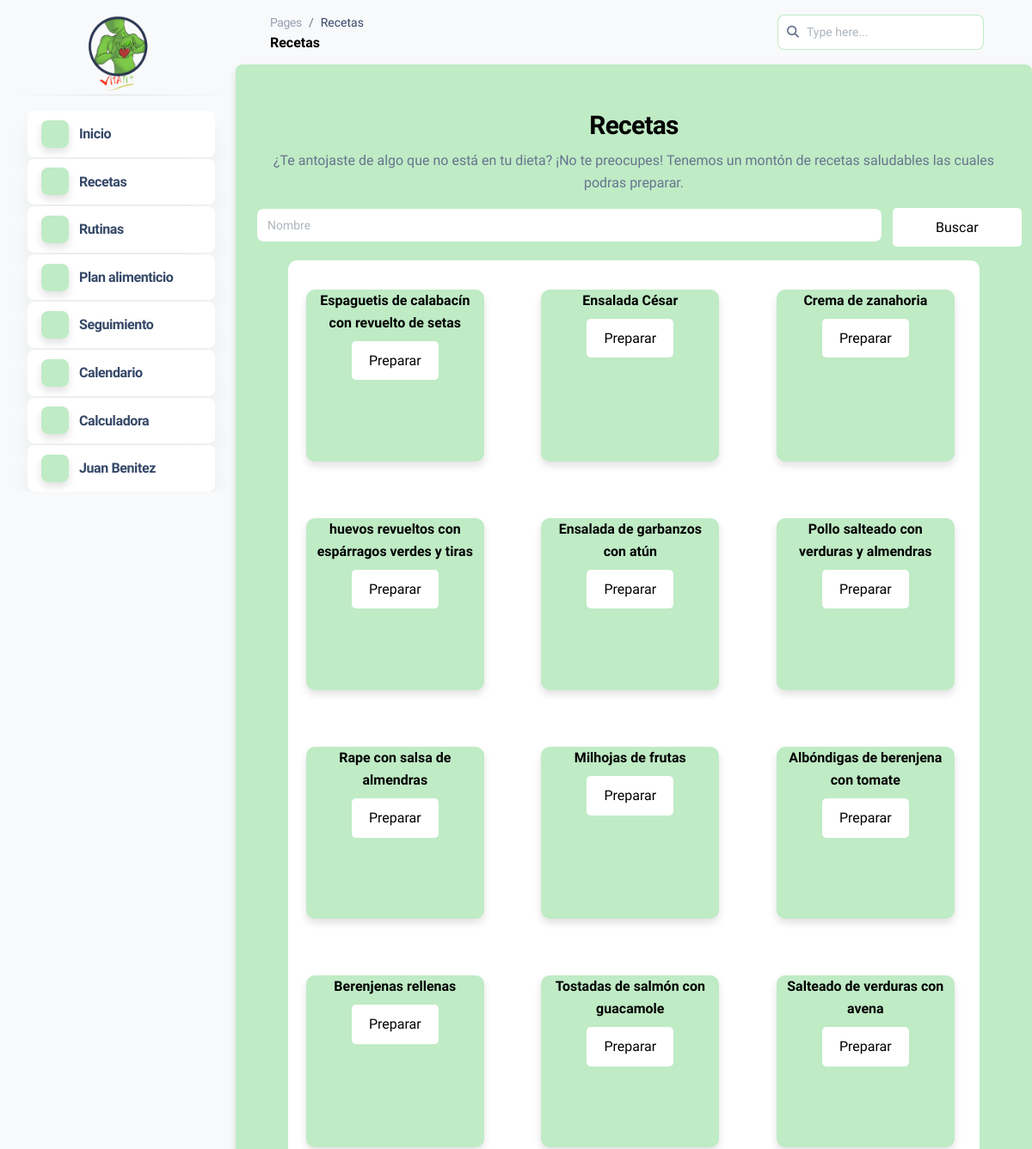
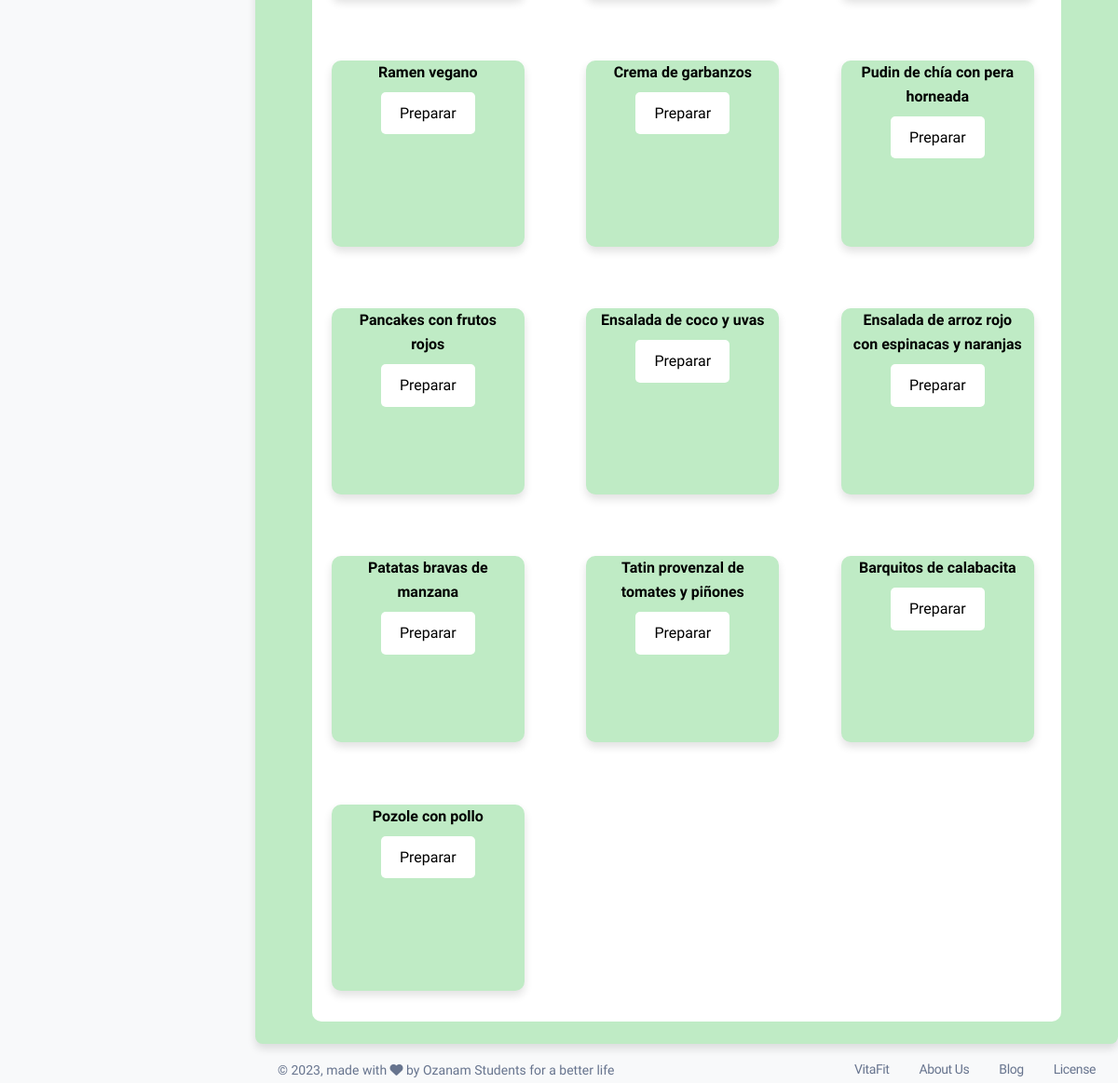
The app's page /dashboard.php?mod=recetas (signed in) with its own data (2 pictures, top to bottom).
### tables this page shows
CREATE TABLE `receta` (
  `id_receta` int(1) NOT NULL,
  `nombre` varchar(50) NOT NULL,
  `descripcion` varchar(15000) NOT NULL,
  `video` blob NOT NULL,
  `ingredientes` varchar(1000) NOT NULL,
  `imagen` varchar(15) NOT NULL
);

### modulos/recetas.php (the view, shortened to what this page needs)
<center>
<div class="col-md-12">
<form method="post"action="dashboard.php?mod=recetas">
  <div class="form-group">
    <br>
    <h3>Recetas</h3>
    <p>¿Te antojaste de algo que no está en tu dieta? ¡No te preocupes! Tenemos un montón de recetas saludables las cuales podras preparar.</p>
    <div class="row">
      <div class="col-md-10">
        <input type="text" class="form-control" name="txtconsulta" placeholder="Nombre">
      </div>
      <button type="submit" class="btn_consulta col-md-2" name="btn_consulta">Buscar</button>
    </div>
  </div>
</form>
<div class="recetas col-md-11">
<div class="row">
    <?php
      include "conexion.php";
      if (isset($_SESSION['documento'])){
      if(isset($_POST['btn_consulta'])){
      $dato=$_POST["txtconsulta"];
      $consulta=mysqli_query($conexion,"SELECT * FROM receta WHERE nombre LIKE '%$dato%';") or die ($conexion."Error en la consulta");
      $cantidad = mysqli_num_rows($consulta);
      if($cantidad > 0){
      while($fila=mysqli_fetch_array($consulta)){
        ?>
        <br>
        <br><br>
        <div class="receta col-md-3 col-lg-3 col-sm-3 col-xs-3 shadow-md">
        <div class="nombre_receta">
          <h6><?php echo $fila['nombre'];?></h6>
        </div>
        <form method="post"action="dashboard.php?mod=info_receta">
        <input type="text" class="form-control" name="nombre_receta" value="<?php echo $fila['nombre'];?>" hidden>
        <button type="submit" class="btn_consulta" name="btn_receta">Preparar</button>
        </form>
        </div>
        <?php
      }
      }
      }
      else{
        $dato='';
        $consulta=mysqli_query($conexion,"SELECT * FROM receta WHERE nombre LIKE '%$dato%';") or die ($conexion."Error en la consulta");
        $cantidad = mysqli_num_rows($consulta);
        if($cantidad > 0){
        while($fila=mysqli_fetch_array($consulta)){
          ?>
          <br>
          <br><br>
          <div class="receta col-md-3 col-lg-3 col-sm-3 col-xs-3 shadow-md">
          <div class="nombre_receta">
            <h6><?php echo $fila['nombre'];?></h6>
          </div>
          <form method="post"action="dashboard.php?mod=info_receta">
          <button type="submit" class="btn_consulta" name="btn_receta">Preparar</button>
          </form>
          </div>
          <?php
        }
      }
      }
      }
    ?>
</div>
</div>
</div>
</center>
</div>

### modulos/recetas.php (style rules this page uses)
.btn_consulta { background-color:#ffffff; padding: 10px 20px; color: black; border: none; border-radius: 5px; font-size: 16px; cursor: pointer; transition: transform 0.3s ease; }
.receta { background-color:#BFEBC5 ; height: 200px; margin: 4%; border-radius: 10px; }
.recetas { background-color:white ; border-radius: 10px; }

### records on screen
receta: nombre "Espaguetis de calabacín con revuelto de setas"
receta: nombre "Ensalada César"
receta: nombre "Crema de zanahoria"
receta: nombre "huevos revueltos con espárragos verdes y tiras"
receta: nombre "Ensalada de garbanzos con atún"
receta: nombre "Pollo salteado con verduras y almendras"
receta: nombre "Rape con salsa de almendras"
receta: nombre "Milhojas de frutas"
receta: nombre "Albóndigas de berenjena con tomate"
receta: nombre "Berenjenas rellenas"
receta: nombre "Tostadas de salmón con guacamole"
receta: nombre "Salteado de verduras con avena"
receta: nombre "Ramen vegano"
receta: nombre "Crema de garbanzos"
receta: nombre "Pudin de chía con pera horneada"
receta: nombre "Pancakes con frutos rojos"
receta: nombre "Ensalada de coco y uvas"
receta: nombre "Ensalada de arroz rojo con espinacas y naranjas"
receta: nombre "Patatas bravas de manzana"
receta: nombre "Tatin provenzal de tomates y piñones"
receta: nombre "Barquitos de calabacita"
receta: nombre "Pozole con pollo"

### other values on screen
$_SESSION['primer_nombre'] "Juan"
$_SESSION['primer_apellido'] "Benitez"
